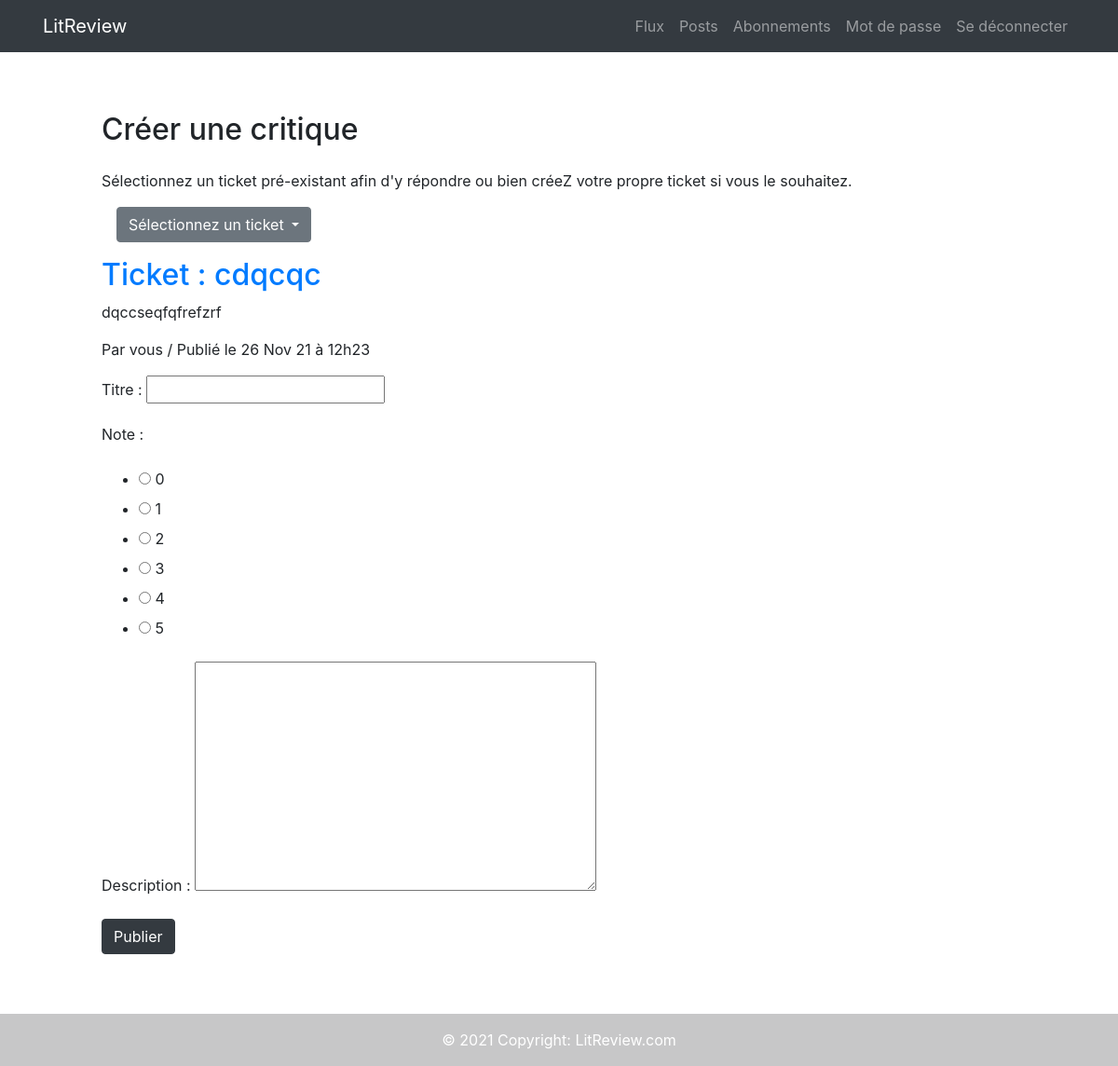
/reviews/ticket/17/review/ (signed in), run on the app's committed database.
### reviews/models.py (models this page shows, shortened)
class Ticket(models.Model):
    title = models.CharField(max_length=128)
    description = models.TextField(max_length=2048, blank=True)
    author = models.ForeignKey(
        to=settings.AUTH_USER_MODEL,
        on_delete=models.CASCADE,
        )
    image = models.ImageField(null=True, blank=True, upload_to=settings.MEDIA_ROOT)
    time_created = models.DateTimeField(auto_now_add=True)
    has_review = models.BooleanField(default=False)
    IMAGE_MAX_SIZE = (800, 800)

### authentication/models.py (models this page shows, shortened)
class User(AbstractUser):
    def get_connections(self):
        connections = UserFollow.objects.filter(
            Q(user=self)
        )
        return [connection.followed_user for connection in connections]

### reviews/views.py (the view, shortened to what this page needs)
# urls.py: path('ticket/<int:ticket_id>/review/', views.create_review, name='create_review'),
@login_required
def create_review(request, ticket_id):
    ticket = get_object_or_404(models.Ticket, id=ticket_id)
    tickets_list = models.Ticket.objects.filter(
        Q(has_review=False) & (
            Q(author__in=request.user.get_connections()) |
            Q(author=request.user)
            )
    )
    form = forms.ReviewForm()
    context = {
        'form':form,
        'ticket':ticket,
        'tickets_list':tickets_list
    }
    return render(
        request,
        'reviews/create_review.html',
        context=context,
        )

### reviews/forms.py
class ReviewForm(forms.ModelForm):
    choices = [(0, '0'), (1, '1'), (2, '2'), (3, '3'), (4, '4'), (5, '5')]
    edit_review = forms.BooleanField(widget=forms.HiddenInput, initial=True)
    rating = forms.TypedChoiceField(label='Note', widget=forms.RadioSelect(), choices=choices, coerce=int)
    class Meta:
        model = models.Review
        fields = ['headline', 'rating', 'body']
        labels = {
            'headline':'Titre',
            'body':'Description',
            'rating':'Note'
            }

### reviews/templatetags/reviews_extras.py (called while the page is built)
@register.filter
def get_posted_at_display(posted_at):
    seconds_ago = (timezone.now() - posted_at).total_seconds()
    if seconds_ago <= HOUR:
        return f'Publié il y a {int(seconds_ago // MINUTE)} minutes.'
    elif seconds_ago <= DAY:
        return f'Publié il y a {int(seconds_ago // HOUR)} heures.'
    return f'Publié le {posted_at.strftime("%d %b %y à %Hh%M")}'

@register.simple_tag(takes_context=True)
def get_poster_display(context, user):
    if user == context['user']:
        return 'vous'
    return user.username

### reviews/templates/reviews/create_review.html (shortened to what this page needs)
{% extends 'base.html' %}
{% load reviews_extras %}
{% block content %}
<section class="p-5 m-3">
    <h2 class="pb-3">Créer une critique</h2>
    {% include 'reviews/partials/dropdown_snippet.html' with tickets_list=tickets_list %}
    {% include 'reviews/partials/ticket_snippet.html' with ticket=ticket %}
    <form method="post" enctype="multipart/form-data">
        {{ form.as_p }}
        <button type="submit" class="btn btn-dark">Publier</button>
    </form>
</section>
{% endblock content %}

### reviews/templates/reviews/partials/ticket_snippet.html (shortened to what this page needs)
{% load reviews_extras %}
    <h2><a href="{% url 'ticket_details' ticket.id %}">Ticket : {{ticket.title}}</a></h2>
    <p>{{ ticket.description }}</p>
    <p>Par {% get_poster_display ticket.author %} / {{ ticket.time_created|get_posted_at_display }}</p>

### data on the page
Ticket: title "cdqcqc", description "dqccseqfqfrefzrf", author "vous", time_created|get_posted_at_display "Publié le 26 Nov 21 à 12h23"
